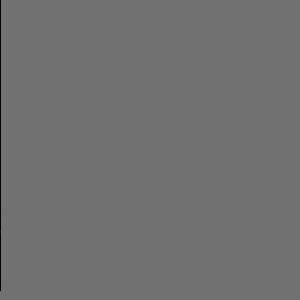
Frame 1 (no input)
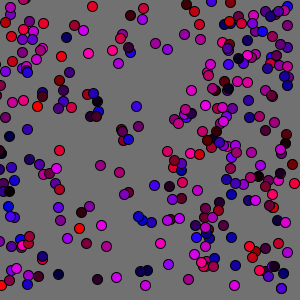
Frame 60 (the mouse pressed at the canvas centre just before this capture)
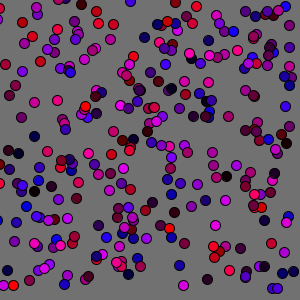
Frame 120 (the mouse held since frame 60 and released just before this capture)

The Processing sketch that drew these frames (run headless with seeded random() and noise(); from frame 60 on, the mouse is pressed at the canvas centre):

// Processing sketch: processing_124248
// ── processing_124248.pde

Atoms[] atomos = new Atoms[300];

void setup(){
  size (300, 300);
  for (int i = 0; i < atomos.length;i++){
    atomos[i] = new Atoms(0, random(height), random (3,11), color (random(255),random(0),random(255)));
  }
}
void draw(){
  background(113);
  for (int i = 0; i < atomos.length;i++){
    atomos[i].dibuixa();
    atomos[i].moure();
  }

 }
class Atoms {
  color c;
  float xPos;
  float yPos;
  float xSpeed;
  
  Atoms(){
    c = color(255,0,0);
    xPos = width/2;
    yPos = height/2;
    xSpeed = 1;
  }
  Atoms(float x, float y, float vel, color newC){
    c = newC;
    xPos = x;
    yPos = y;
    xSpeed = vel;
  }
  void dibuixa(){
    fill(c);
    ellipse(xPos - 5, yPos-10, 10,10);

    
  }
  void moure(){
    xPos = (xPos + xSpeed)%width;
  }
}
